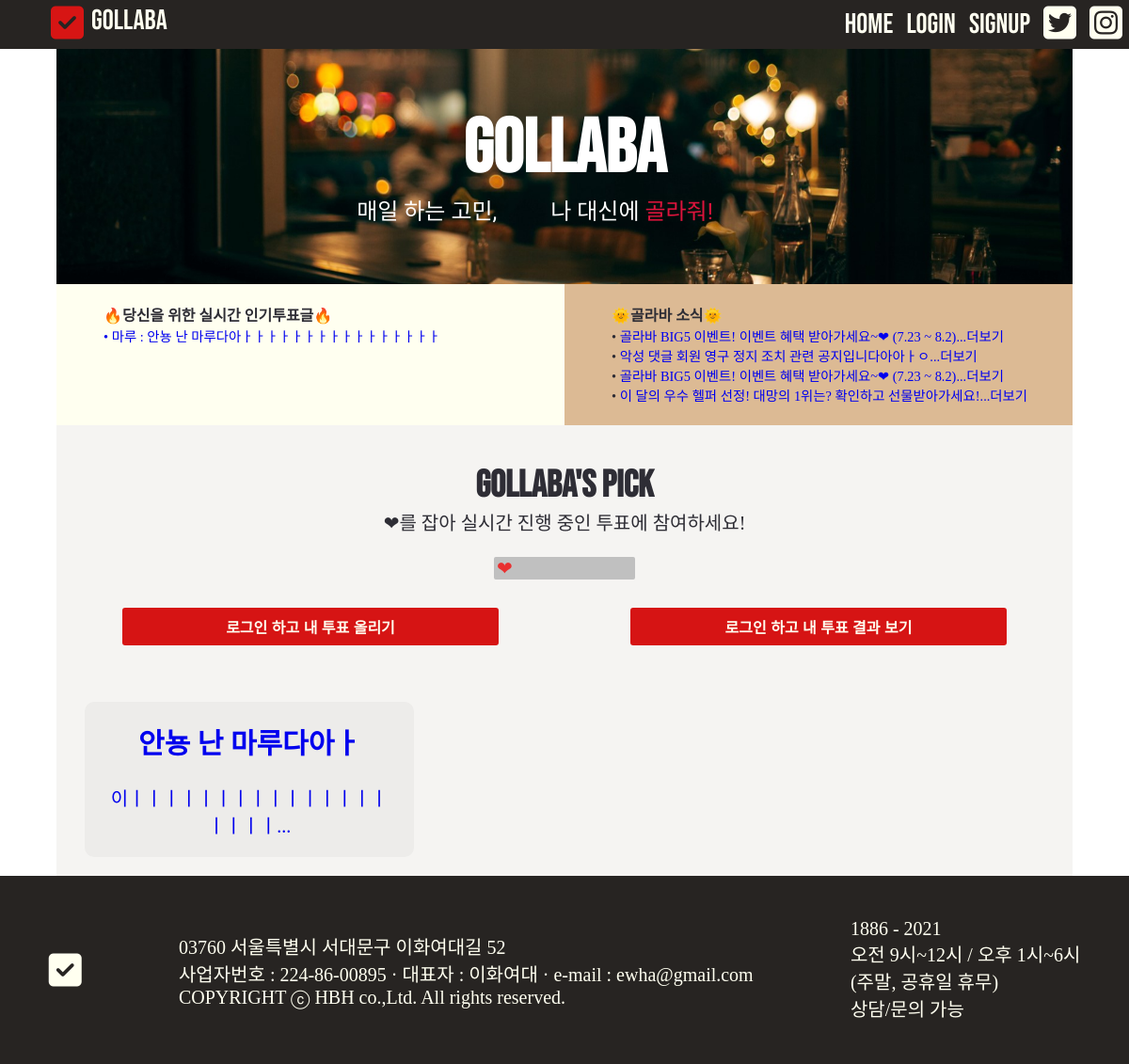
Before: / with the older database file.
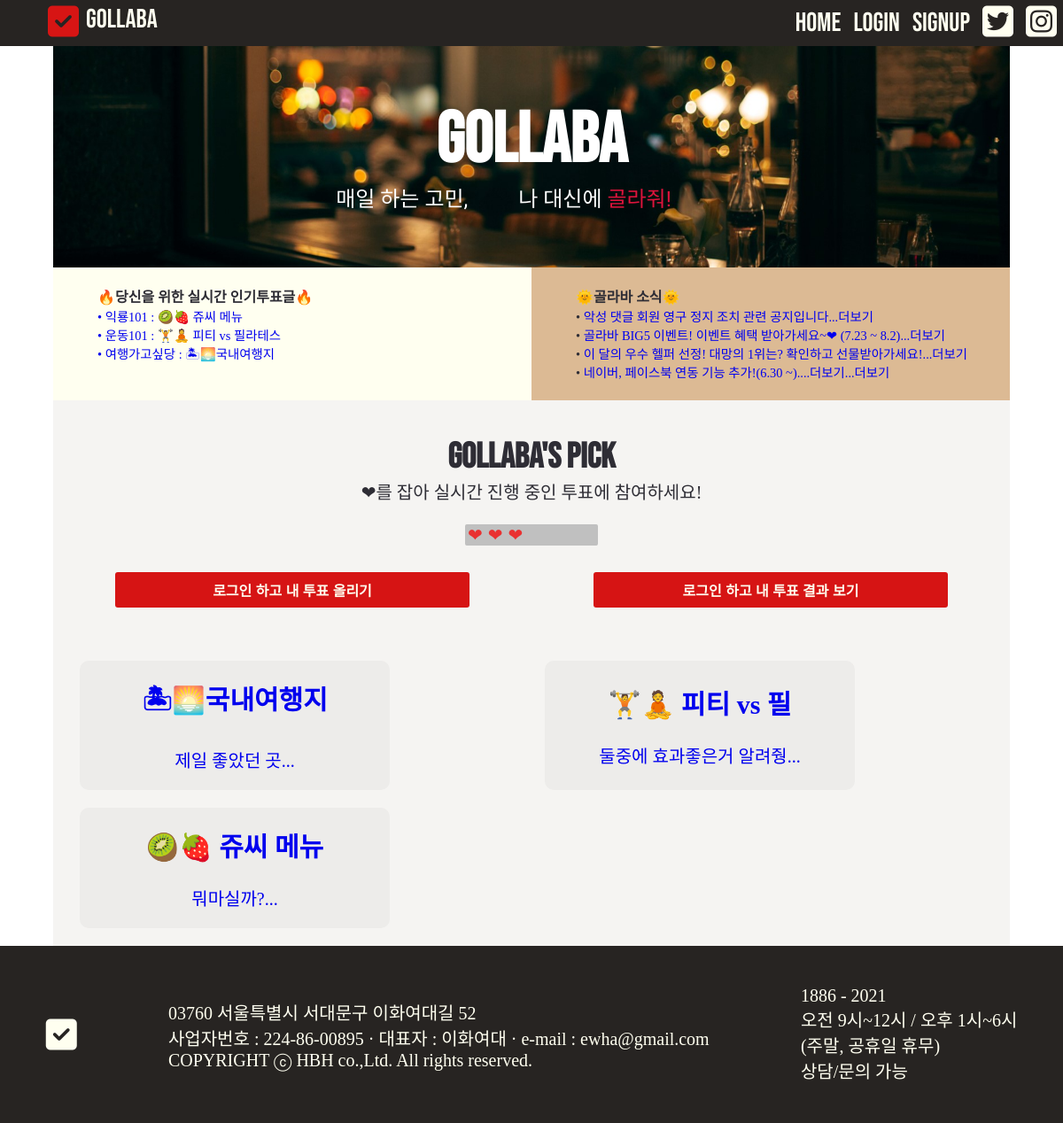
After: the same page with the newer database file.
### blog/models.py (models this page shows, shortened)
class Blog(models.Model):
    id = models.AutoField(primary_key=True)
    title = models.CharField(max_length=200)
    pub_date = models.DateTimeField('date published')
    body = models.TextField()
    hashtag = models.ManyToManyField(HashTag)
    author_name = models.CharField(max_length=10,default='')
    likes = models.PositiveIntegerField(default=0)
    def summary_body(self):
        return self.body[:20]
    def summary_title(self):
        return self.title[:10]

class Post(models.Model):
    postname = models.CharField(max_length=50)
    contents = models.TextField()
    id = models.AutoField(primary_key=True)

### blog/views.py (the view)
# urls.py: 2. Add a URL to urlpatterns:  path('', views.home, name='home')
def home(request):
    postlist = Post.objects
    blog = Blog.objects.order_by('-id')
    popular_blog = Blog.objects.order_by('-likes')[:4]
    return render(request, 'home.html', {'blogs': blog, 'postlist': postlist, 'popular_blog': popular_blog})

### blog/templates/home.html (shortened to what this page needs)
{% load static%}
<!DOCTYPE html>
<html lang="en">
<head>
    <link rel="stylesheet" href="{% static 'css/scrollbox.css'%}" type="text/css">
    <link rel="stylesheet" href="{% static 'css/home.css'%}" type="text/css">
    <link href="https://unpkg.com/aos@2.3.1/dist/aos.css" rel="stylesheet">
    <link rel="stylesheet" href="{% static 'css/main.css' %}">
    <link rel="stylesheet" href="{% static 'css/second.css' %}">
    <link rel="stylesheet" href="{% static 'css/button.css' %}">
    <link rel="stylesheet" href="{% static 'css/slider2.css' %}">
    <link rel="stylesheet" href="{% static 'css/scrollbox.css' %}">
    <link rel="stylesheet" href="{% static 'css/text2.css' %}">
    <link rel="stylesheet" href="{% static 'css/footer.css' %}">
    <link rel="stylesheet" href="{% static 'css/textani.css' %}">
  </head>
<body onload="Popupopen();">
   <nav class="navbar">
    <ul class="navbar_logo">
        <li><a href="{% url 'home' %}"><i class="fas fa-check-square"></i></a></li>
        <li><a href="{% url 'home' %}" id="rr">Gollaba</a></li>
    </ul>
    <ul class="navbar_menu">
        <li class="nav-item">
          <a class="nav-link" href="{% url 'home' %}">HOME</a>
        </li>
        {% if not user.is_authenticated %}
        <li class="nav-item">
          <a class="nav-link" href="{% url 'login' %}">Login</a>
        </li>
        {% endif %}
        {% if not user.is_authenticated %}
        <li class="nav-item">
          <a class="nav-link" href="{% url 'register' %}">Signup</a>
        </li>
        {% endif %}
      <li><a href="https://twitter.com/TwitterKorea"><i class="fab fa-twitter-square"></i></a></li>
      <li><a href="https://www.instagram.com/"><i class="fab fa-instagram-square"></i></a></li>
      </ul>
</nav>
<div class="header" >
  <div class="intro_text">
       <h1> Gollaba </h1>
      <div class="topline">
          <div class="topline-header">
              <div class="firstline">
                  매일 하는 고민,
                  <div class="firstline-detail">
                      <ul class="firstline-detail-list">
                          <li>나 대신에 <span class="second">골라줘!</span></li>
                      </ul>
                  </div>
              </div>
          </div>
      </div>
    </div>
  </div>
<div class="mini_box">
  <div class="mini_box_1">
    <h1>🔥당신을 위한 실시간 인기투표글🔥</h1>
    <ul>
    {% for popular_blog in popular_blog.all %}
    <li><a href="{% url 'detail' popular_blog.id %}">
        • {{popular_blog.author_name}} : {{popular_blog.title}}
    </a></li>
    {% endfor %}
  </ul>
  </div>
  <div class="mini_box_2">
        <h1>🌞골라바 소식🌞</h1>
        <table>
            {% for list in postlist.all %}
            <ul>
                <li>• <a class="postlist" href="{% url 'posting' list.pk %}">{{list.postname}}...더보기</a></li>
            </ul>
            {% endfor %}
        </table>
    </div>
</div>
<div class="second_box">
  <div class="pick_text">
      <div class="pick_text_1">
          <h1>Gollaba's Pick</h1>
          <p>❤를 잡아 실시간 진행 중인 투표에 참여하세요!</p>
      </div>
  </div>
  <div class="scroll">
    {% for blog in blogs.all %}
    <span><a href="{% url 'detail' blog.id %}">❤</a></span>
    {% endfor %}
  </div>
    <div class="box2">
      {% if not user.is_authenticated %}
      <ul class="small_button">
        <li><button class="bt_2"> <a href="{% url 'login' %}" style="color: ivory;">로그인 하고 내 투표 올리기</a></button></li>
        <li><button class="bt_2"><a href="{% url 'login' %}" style="color: ivory;">로그인 하고 내 투표 결과 보기</a></button></li>
      </ul>
      {% endif %}
    </div>
      <div div class="card33">
        <div class="third_box33">
          {% for blog in blogs.all %}
              <div id="jb-content" data-aos="fade-in">
                <a href='{% url "detail" blog.id %}'>
                  <h2>{{ blog.summary_title }}</h2>
                      <br>
                      <p>{{ blog.summary_body }}...</p>
                  </a>
              </div>
          {% endfor %}
        </div>
      </div>
</div>
</body>
<footer class="foot">
  <li><a href=""><i class="fas fa-check-square"></i></a></li>
  <ul>
      <li><a href="#">
        03760 서울특별시 서대문구 이화여대길 52 </a></li>
      <li><a href="#">사업자번호 : 224-86-00895 · 대표자 : 이화여대 · e-mail : ewha@gmail.com</a></li>
      <li><a href="#">COPYRIGHT ⓒ HBH co.,Ltd. All rights reserved.</a></li>
  </ul>
  <ul>
      <li><a href="#">1886 - 2021</a></li>
      <li><a href="#">오전 9시~12시 / 오후 1시~6시</a></li>
      <li><a href="#">(주말, 공휴일 휴무)</a></li>
      <li><a href="#">상담/문의 가능 </a></li>
  </ul>
</footer>
</html>

### blog/static/css/scrollbox.css (style rules this page uses)
* { padding: 0; }
.card33 { margin-top: 30px; }
#jb-content { width: 350px; padding: 20px; margin-right: 20px; margin-bottom: 20px; float: left; background-color: #EDECEA; border-radius: 10px; }

### blog/static/css/home.css (style rules this page uses)
.third_box33 { text-align: center; display: grid; grid-template-columns: 1fr 1fr 1fr; padding: 0; align-content: center; justify-content: space-between; margin-left: 30px; }
.card33 { background-color: #F5F4F2; display: grid; align-content: center; }
#jb-content { background-color: rgb(rgb(201, 201, 201), green, blue); flex-grow: 1; align-content: center; }
@media screen and (max-width:1450px) { .third_box33 { text-align: center; display: grid; grid-template-columns: 1fr 1fr; padding: 0; align-content: center; justify-content: space-between; margin-left: 30px; } }

### blog/static/css/main.css (style rules this page uses)
* { box-sizing: border-box; list-style: none; text-decoration: none; margin: 0px; padding: 0px; height: auto; }
.navbar { font-family: 'Bebas Neue'; display: flex; justify-content: space-between; align-items: center; width: 100%; height: auto; background-color: #272422; font-size: 30px; text-align: center; }
.navbar_logo { display : flex; list-style: none; margin: 0; text-decoration: none; margin-left: 50px; }
.navbar_logo li { padding: 4px; margin: 0; }
.navbar_logo li a { color: #D71514; margin: 0; text-decoration: none; }
#rr { color: ivory; }
.navbar_menu { display : flex; list-style: none; margin:0; justify-content: center; text-align: center; align-items: center; }
.navbar_menu li { padding: 4px; margin: 0; text-align: center; justify-content: center; align-items: center; }
.navbar_menu li a { color: ivory; text-decoration: none; padding: 0 3px 0 3px; }
.nav-link { margin:0; justify-content: center; text-align: center; align-items: center; }
.nav-item { margin:0; justify-content: center; text-align: center; align-items: center; }
.header { background-image: url("/static/images/back.jpg"); background-repeat: no-repeat; background-size: cover; width: 90%; margin: auto; height: 250px; display: flex; align-items: center; }
.intro_text { width: 100%; text-align: center; justify-content: center; align-items: center; font-family: 'Bebas Neue'; }
.intro_text > h1 { color:white; font-size: 80px; margin: auto; }

### blog/static/css/second.css (style rules this page uses)
.mini_box { display: flex; flex-wrap: wrap; width: 90%; height: 150px; margin: auto; padding: 0; }
.mini_box_1 { background-color: ivory; margin: 0; padding-left: 50px; padding-top: 20px; width: 50%; }
.mini_box_2 { margin: 0; padding-left: 50px; padding-top: 20px; background-color: #DCBA94; width: 50%; }
.mini_box_1 ul { padding: 0; }
.mini_box_2 ul { padding: 0; }
.mini_box_1 h1 { color: #2E2D35; font-family: 'ELAND_Choice_M'; font-size: 1rem; font-weight: bold; }
.mini_box_1 li { color: #2E2D35; font-family: 'ELAND_Choice_M'; font-size: 0.9rem; margin: 0; padding: 0; }
.mini_box_2 h1 { color: #2E2D35; font-family: 'ELAND_Choice_M'; font-size: 1rem; font-weight: bold; }
.mini_box_2 li { color: #2E2D35; font-family: 'ELAND_Choice_M'; font-size: 0.9rem; margin: 0; padding: 0; }
.second_box { position: relative; margin: auto; padding: 0; width: 90%; background-color: #F5F4F2; align-items: center; justify-content: center; text-align: center; }
.pick_text { margin: auto; color: #2E2D35; align-items: center; justify-content: center; text-align: center; height: 130px; width: 100%; padding-top: 40px; padding-bottom: 100px; }
.pick_text h1 { font-family: 'Bebas Neue', cursive; text-align: center; padding: auto; margin: auto; }
.pick_text p { font-family: 'SLEIGothicTTF'; text-align: center; margin: 0; }
.card33 { background-color: #F5F4F2; }

### blog/static/css/button.css (style rules this page uses)
.box2 { margin:0; width: 100%; height: 100px; }
.small_button { display: flex; list-style: none; margin: 0; padding: 0; width: 100%; height: 100%; justify-content:space-around; align-items: center; }
.small_button li { width: 400px; }
.small_button button { height: 40px; width: 100%; max-width: 1000px; background-color: #D61414; color: ivory; font-size: 16px; font-weight: bold; border-style: none; border-radius: 3px; transition: 0.3s; }
a { text-decoration: none; }

### blog/static/css/slider2.css (style rules this page uses)
* { margin:0;padding:0;box-sizing:border-box; }
ul, li { list-style:none; }

### blog/static/css/footer.css (style rules this page uses)
.foot { background-color:#272422; height: 200px; width: 100%; display: flex; justify-content: space-around; align-items: center; }
.foot li a { color: ivory; }
i { font-size: 40px; }

Changed rows visible on the page:
removed Blog: author_name "마루", title "안뇽 난 마루다아ㅏㅏㅏㅏㅏㅏㅏㅏㅏㅏㅏㅏㅏㅏㅏㅏ", summary_title "안뇽 난 마루다아ㅏ", summary_body "이ㅣㅣㅣㅣㅣㅣㅣㅣㅣㅣㅣㅣㅣㅣㅣㅣㅣㅣㅣ"
removed Post: postname "골라바 BIG5 이벤트! 이벤트 혜택 받아가세요~❤ (7.23 ~ 8.2)"
added Blog: author_name "익룡101", title "🥝🍓 쥬씨 메뉴", summary_title "🥝🍓 쥬씨 메뉴", summary_body "뭐마실까?"
added Blog: author_name "운동101", title "🏋🧘 피티 vs 필라테스", summary_title "🏋🧘 피티 vs 필", summary_body "둘중에 효과좋은거 알려줭"
added Blog: author_name "여행가고싶당", title "🏝🌅국내여행지", summary_title "🏝🌅국내여행지", summary_body "제일 좋았던 곳"
changed Post: postname "악성 댓글 회원 영구 정지 조치 관련 공지입니다아아ㅏㅇ" → "악성 댓글 회원 영구 정지 조치 관련 공지입니다"
added Post: postname "네이버, 페이스북 연동 기능 추가!(6.30 ~)....더보기"
